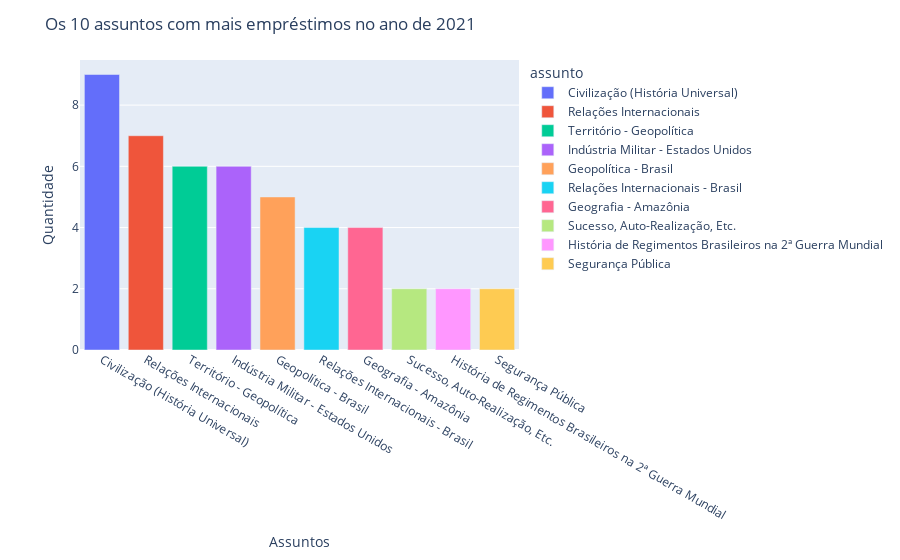

Source (notebook cell):
### Code cell
grafico5 = px.bar(emprestimo_2021, x='assunto', y='quantidade', hover_name = 'assunto', color = 'assunto')
grafico5.update_layout(xaxis_title_text = 'Assuntos', yaxis_title_text = 'Quantidade',
    title_text = 'Os 10 assuntos com mais empréstimos no ano de 2021')

### Figure 1 — Plotly figure (JSON) as saved in the notebook; plotly's stock layout.template omitted (floating-point values rounded to 4 significant figures)
{"data": [{"alignmentgroup": "True", "hovertemplate": "<b>%{hovertext}</b><br><br>assunto=%{x}<br>quantidade=%{y}<extra></extra>", "hovertext": ["Civilização (História Universal)"], "legendgroup": "Civilização (História Universal)", "marker": {"color": "#636efa", "pattern": {"shape": ""}}, "name": "Civilização (História Universal)", "offsetgroup": "Civilização (História Universal)", "orientation": "v", "showlegend": true, "textposition": "auto", "type": "bar", "x": ["Civilização (História Universal)"], "xaxis": "x", "y": [9], "yaxis": "y"}, {"alignmentgroup": "True", "hovertemplate": "<b>%{hovertext}</b><br><br>assunto=%{x}<br>quantidade=%{y}<extra></extra>", "hovertext": ["Relações Internacionais"], "legendgroup": "Relações Internacionais", "marker": {"color": "#EF553B", "pattern": {"shape": ""}}, "name": "Relações Internacionais", "offsetgroup": "Relações Internacionais", "orientation": "v", "showlegend": true, "textposition": "auto", "type": "bar", "x": ["Relações Internacionais"], "xaxis": "x", "y": [7], "yaxis": "y"}, {"alignmentgroup": "True", "hovertemplate": "<b>%{hovertext}</b><br><br>assunto=%{x}<br>quantidade=%{y}<extra></extra>", "hovertext": ["Território - Geopolítica"], "legendgroup": "Território - Geopolítica", "marker": {"color": "#00cc96", "pattern": {"shape": ""}}, "name": "Território - Geopolítica", "offsetgroup": "Território - Geopolítica", "orientation": "v", "showlegend": true, "textposition": "auto", "type": "bar", "x": ["Território - Geopolítica"], "xaxis": "x", "y": [6], "yaxis": "y"}, {"alignmentgroup": "True", "hovertemplate": "<b>%{hovertext}</b><br><br>assunto=%{x}<br>quantidade=%{y}<extra></extra>", "hovertext": ["Indústria Militar - Estados Unidos"], "legendgroup": "Indústria Militar - Estados Unidos", "marker": {"color": "#ab63fa", "pattern": {"shape": ""}}, "name": "Indústria Militar - Estados Unidos", "offsetgroup": "Indústria Militar - Estados Unidos", "orientation": "v", "showlegend": true, "textposition": "auto", "type": "bar", "x": ["Indústria Militar - Estados Unidos"], "xaxis": "x", "y": [6], "yaxis": "y"}, {"alignmentgroup": "True", "hovertemplate": "<b>%{hovertext}</b><br><br>assunto=%{x}<br>quantidade=%{y}<extra></extra>", "hovertext": ["Geopolítica - Brasil"], "legendgroup": "Geopolítica - Brasil", "marker": {"color": "#FFA15A", "pattern": {"shape": ""}}, "name": "Geopolítica - Brasil", "offsetgroup": "Geopolítica - Brasil", "orientation": "v", "showlegend": true, "textposition": "auto", "type": "bar", "x": ["Geopolítica - Brasil"], "xaxis": "x", "y": [5], "yaxis": "y"}, {"alignmentgroup": "True", "hovertemplate": "<b>%{hovertext}</b><br><br>assunto=%{x}<br>quantidade=%{y}<extra></extra>", "hovertext": ["Relações Internacionais - Brasil"], "legendgroup": "Relações Internacionais - Brasil", "marker": {"color": "#19d3f3", "pattern": {"shape": ""}}, "name": "Relações Internacionais - Brasil", "offsetgroup": "Relações Internacionais - Brasil", "orientation": "v", "showlegend": true, "textposition": "auto", "type": "bar", "x": ["Relações Internacionais - Brasil"], "xaxis": "x", "y": [4], "yaxis": "y"}, {"alignmentgroup": "True", "hovertemplate": "<b>%{hovertext}</b><br><br>assunto=%{x}<br>quantidade=%{y}<extra></extra>", "hovertext": ["Geografia - Amazônia"], "legendgroup": "Geografia - Amazônia", "marker": {"color": "#FF6692", "pattern": {"shape": ""}}, "name": "Geografia - Amazônia", "offsetgroup": "Geografia - Amazônia", "orientation": "v", "showlegend": true, "textposition": "auto", "type": "bar", "x": ["Geografia - Amazônia"], "xaxis": "x", "y": [4], "yaxis": "y"}, {"alignmentgroup": "True", "hovertemplate": "<b>%{hovertext}</b><br><br>assunto=%{x}<br>quantidade=%{y}<extra></extra>", "hovertext": ["Sucesso, Auto-Realização, Etc. "], "legendgroup": "Sucesso, Auto-Realização, Etc. ", "marker": {"color": "#B6E880", "pattern": {"shape": ""}}, "name": "Sucesso, Auto-Realização, Etc. ", "offsetgroup": "Sucesso, Auto-Realização, Etc. ", "orientation": "v", "showlegend": true, "textposition": "auto", "type": "bar", "x": ["Sucesso, Auto-Realização, Etc. "], "xaxis": "x", "y": [2], "yaxis": "y"}, {"alignmentgroup": "True", "hovertemplate": "<b>%{hovertext}</b><br><br>assunto=%{x}<br>quantidade=%{y}<extra></extra>", "hovertext": ["História de Regimentos Brasileiros na 2ª Guerra Mundial"], "legendgroup": "História de Regimentos Brasileiros na 2ª Guerra Mundial", "marker": {"color": "#FF97FF", "pattern": {"shape": ""}}, "name": "História de Regimentos Brasileiros na 2ª Guerra Mundial", "offsetgroup": "História de Regimentos Brasileiros na 2ª Guerra Mundial", "orientation": "v", "showlegend": true, "textposition": "auto", "type": "bar", "x": ["História de Regimentos Brasileiros na 2ª Guerra Mundial"], "xaxis": "x", "y": [2], "yaxis": "y"}, {"alignmentgroup": "True", "hovertemplate": "<b>%{hovertext}</b><br><br>assunto=%{x}<br>quantidade=%{y}<extra></extra>", "hovertext": ["Segurança Pública"], "legendgroup": "Segurança Pública", "marker": {"color": "#FECB52", "pattern": {"shape": ""}}, "name": "Segurança Pública", "offsetgroup": "Segurança Pública", "orientation": "v", "showlegend": true, "textposition": "auto", "type": "bar", "x": ["Segurança Pública"], "xaxis": "x", "y": [2], "yaxis": "y"}], "layout": {"barmode": "relative", "legend": {"title": {"text": "assunto"}, "tracegroupgap": 0}, "margin": {"t": 60}, "title": {"text": "Os 10 assuntos com mais empréstimos no ano de 2021"}, "xaxis": {"anchor": "y", "categoryarray": ["Civilização (História Universal)", "Relações Internacionais", "Território - Geopolítica", "Indústria Militar - Estados Unidos", "Geopolítica - Brasil", "Relações Internacionais - Brasil", "Geografia - Amazônia", "Sucesso, Auto-Realização, Etc. ", "História de Regimentos Brasileiros na 2ª Guerra Mundial", "Segurança Pública"], "categoryorder": "array", "domain": [0, 1], "title": {"text": "Assuntos"}}, "yaxis": {"anchor": "x", "domain": [0, 1], "title": {"text": "Quantidade"}}}}
